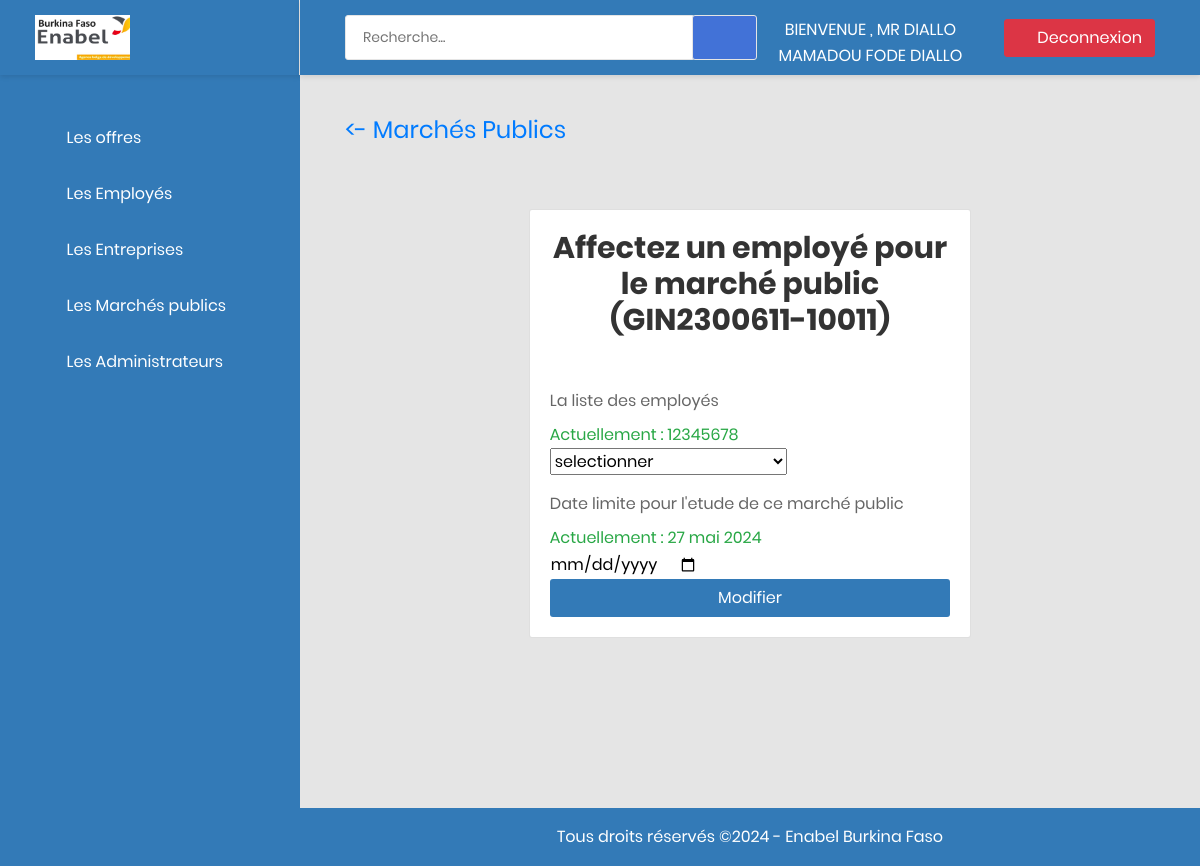
The page /sadmin/affecte_employe_marche_public/GIN2300611-10011/ (signed in) on the database its author committed.
### app_blog/models.py (models this page shows, shortened)
class Marche_public(models.Model):
    code = models.CharField(max_length=300, verbose_name="code de l'offre", primary_key=True)
    description = models.TextField()
    status = models.BooleanField(default=True)
    pays = models.CharField(max_length=20, default="Burkina Faso")
    employe = models.ForeignKey(User, on_delete=models.CASCADE, blank=True, null=True)
    doc1 = models.FileField(upload_to='file/', blank=True, null=True)
    doc2 = models.FileField(upload_to='file/', blank=True, null=True)
    doc3 = models.FileField(upload_to='file/', blank=True, null=True)
    doc4 = models.FileField(upload_to='file/', blank=True, null=True)
    doc5 = models.FileField(upload_to='file/', blank=True, null=True)
    date_pub = models.DateTimeField(auto_now_add=True)
    date_limite = models.DateField()
    heure_limite = models.TimeField(blank=True, null=True)
    delai = models.DateField(blank=True, null=True)

### app_admin/views.py (the view, shortened to what this page needs)
# urls.py: path("affecte_employe_marche_public/<str:id>/", views.affecte_employe_marche_public, name='affecte_employe_marche_public'),
@user_passes_test(is_superuser, login_url="Aconnexion")
def affecte_employe_marche_public(request, id):
    offre = get_object_or_404(Marche_public, pk=id)
    employeurs = Employeur.objects.all().order_by('-pk')
    context = {
        'offre': offre,
        'employeurs': employeurs,
    }
    return render(request, template_name="app_admin/modifier_candidature.html", context=context)

### app_admin/views.py (called while the page is built)
def is_superuser(user):
    return user.is_superuser

### app_admin/templates/app_admin/modifier_candidature.html (shortened to what this page needs)
{% extends 'baseA.html' %}
{% block content %}
{% include 'baseMenu.html' %}
    <div class="main-content">
    <div class="section__content section__content--p30">
        <div class="container-fluid">
          <div class="row">
            <div class="col-md-12">
                <div class="overview-wrap mb-3">
                    <h2 class="title-3"><a href="{%url 'candidatures'%}"><- Marchés publics </a></h2>
                </div>
            </div>
        </div>
            <div class="container" style="margin-bottom:3em;">
                <div class="row justify-content-center">
                  <div class="col-md-7">
                    <div class="card mt-5 mb-5">
                      <div class="card-body">
                        <h2 class="text-center mb-4">Affectez un employé pour le marché public ({{offre.pk}})</h2>
                        <form method="POST" >
                          <div class="form-group"><br>
                            <label for="employe">La liste des employés </label><br>
                            {% if offre.employe  %} <p class="text-success"> Actuellement : {{offre.employe}} </p>{% endif %}
                            <select id="employe" name="employe">
                                 <option value=""> selectionner </option>
                            </select>
                         </div>
                         <div>
                            <label for="date">Date limite pour l'etude de ce marché public </label><br>
                            {% if offre.delai  %} <p class="text-success"> Actuellement : {{offre.delai}} </p>{% endif %}
                            <input type="date" name="date_limite" id="date_limite"><br>
                         </div>
                          <input type="submit" class="btn btn-custom w-100 "   style="background-color:#337ab7; color: #fff;" value="Modifier" >
                        </form>
                      </div>
                    </div>
                  </div>
                </div>
              </div>
        </div>
    </div>
</div>
{% endblock content %}

### app_admin/templates/baseMenu.html (shortened to what this page needs)
{% load static %}
{% block content %}
<aside class="menu-sidebar d-none d-lg-block" style="background-color:#337ab7;">
    <div class="logo" style="background-color:#337ab7;">
        <a href="{% url 'accueil' %}">
            <img src="{% static 'logo1.png' %}" style="width:95px;"alt="enabelAdmin" />
        </a>
    </div>
    <div class="menu-sidebar__content js-scrollbar1">
        <nav class="navbar-sidebar">
            <ul class="list-unstyled navbar__list">
                <li class="has-sub">
                    <a class="js-arrow" style="color:#fff;" href="#">
                        <i class="fas fa-check-circle"></i>Les offres</a>
                </li>
                <li class="has-sub">
                    <a class="js-arrow" style="color:#fff;" href="#">
                        <i class="fas fa-user"></i>Les Employés</a>
                </li>
                   <li class="has-sub">
                    <a class="js-arrow" style="color:#fff;" href="#">
                        <i class="fas fa-calendar"></i>Les Entreprises</a>
                </li>
                    <li class="has-sub">
                        <a class="js-arrow" style="color:#fff;" href="#">
                            <i class="fas fa-home"></i>Les Marchés publics</a>
                    </li>
                   {% if user.is_staff %}
                    <li class="has-sub">
                        <a class="js-arrow" style="color:#fff;" href="#">
                            <i class="fas fa-user-circle"></i>Les Administrateurs</a>
                    </li>
                   {% endif %}
            </ul>
        </nav>
    </div>
</aside>
<div class="page-container">
    <header class="header-desktop" style="background-color:#337ab7;" >
        <div class="section__content section__content--p30">
            <div class="container-fluid">
                <div class="header-wrap">
                    <form class="form-header" action="{% url 'rechercher' %}"  method="GET">
                        <input class="au-input au-input--xl" type="text" name="q"   placeholder="Recherche..." />
                        <button class="au-btn--submit" type="submit">
                            <i class="zmdi zmdi-search"></i>
                        </button>
                    </form>
                        <p style="color:#fff;" class="text-uppercase text-center m-t-10" > Bienvenue , Mr {{ user.last_name}} {{ user.first_name}}  </a>
                    <div class="header-button">
                           <a style="color:#fff; float:right;" class="m-l-20 btn btn-danger" href="{%url 'Adeconnexion'%}">
                            <i class="zmdi zmdi-power mr-2"></i>Deconnexion</a>
                    </div>
                </div>
            </div>
        </div>
    </header>
{% endblock %}

### app_admin/templates/baseA.html (style rules this page uses)
ul { list-style-type: none; padding-left: 0; }

### rows shown on the page
Marche_public: pk "GIN2300611-10011", employe "12345678", delai "27 mai 2024"

### other values the page prints
{{ user.last_name }} "DIALLO"
{{ user.first_name }} "MAMADOU FODE DIALLO"
